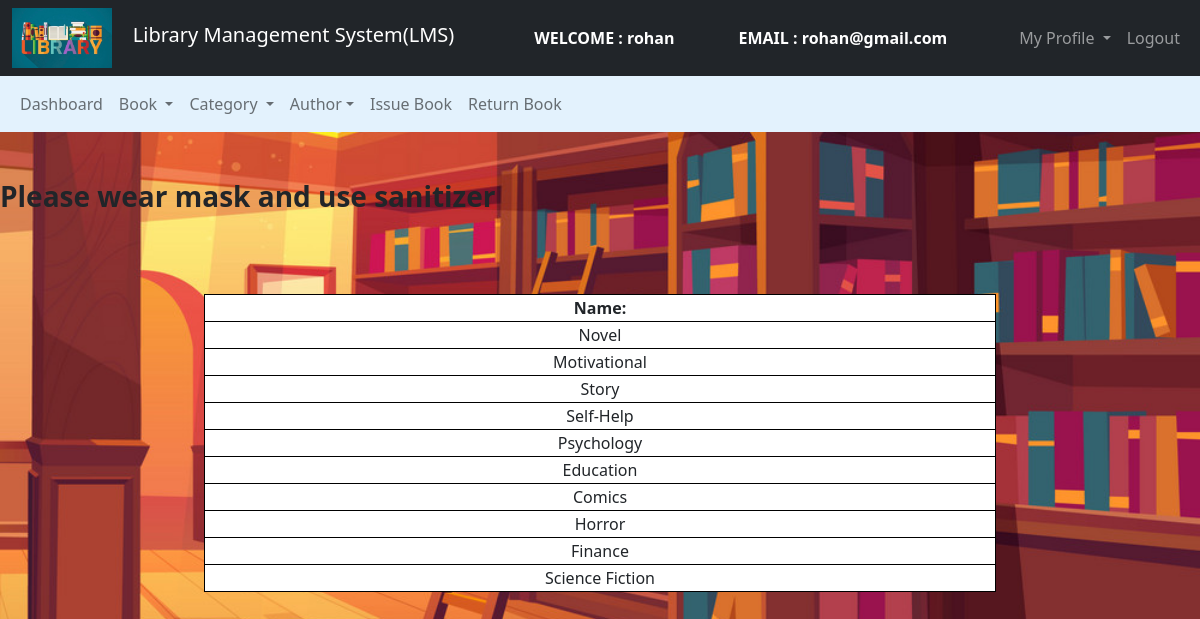
Screenshot of /Admin/Category/regcat.php (signed in) with the database file from the repository.
### tables this page shows
CREATE TABLE `category` (
  `cat_id` int(11) NOT NULL,
  `cat_name` varchar(100) NOT NULL
);

### Admin/Category/regcat.php (the view, shortened to what this page needs)
<?php
$connection = mysqli_connect("localhost", "root", "");
$query = "select * from category";
?>
<!DOCTYPE html>
<head>
    <link href="https://cdn.jsdelivr.net/npm/bootstrap@5.0.0-beta2/dist/css/bootstrap.min.css" rel="stylesheet">
</head>
<body>
    <nav class="navbar navbar-expand-lg navbar-dark bg-dark">
        <div class="container-fluid">
            <div class="navbar-header">
                <img src="../images/abc1.jpeg" width="100" height="60"> &nbsp &nbsp
                <a class="navbar-brand" href="../admin_dashboard.php">Library Management System(LMS)</a>
            </div>
            <font style="color: white">
                <span>
                    <strong>
                        WELCOME : <?php echo $_SESSION['name']; ?></strong>
                </span>
            </font>
            <font style="color: white">
                <span>
                    <strong>
                        EMAIL : <?php echo $_SESSION['email']; ?></strong>
                </span>
            </font>
            <ul class="nav navbar-nav navbar-right">
                <li class="nav-item dropdown">
                    <a class="nav-link dropdown-toggle" data-toggle="dropdown">
                        My Profile
                    </a>
                </li>
                <li class="nav-item"><a class="nav-link" href="../../logout.php">
                        Logout
                    </a></li>
            </ul>
        </div>
    </nav>
    <nav class="navbar navbar-expand-lg navbar-light" style="background-color: #e3f2fd">
        <div class="container-fluid">
            <ul class="nav navbar-nav navbar-center">
                <li class="nav-item">
                    <a href="../admin_dashboard.php" class="nav-link">
                        Dashboard
                    </a>
                </li>
                <li class="nav-item dropdown ">
                    <a class="nav-link dropdown-toggle" data-toggle="dropdown"> Book
                    </a>
                </li>
                <li class="nav-item dropdown ">
                    <a class="nav-link dropdown-toggle" data-toggle="dropdown"> Category </a>
                </li>
                <li class="nav-item dropdown ">
                    <a class="nav-link dropdown-toggle" data-toggle="dropdown"> Author</a>
                </li>
                <li class="nav-item">
                    <a href="../Book/issue_book.php" class="nav-link">
                        Issue Book</a>
                </li>
                <li class="nav-item">
                    <a href="../Book/return_book.php" class="nav-link">
                        Return Book</a>
                </li>
            </ul>
        </div>
    </nav>
    <br><br>
    <?php include '../../header.php'; ?><br><br>
    <div class="row">
        <div class="col-md-2"></div>
        <div class="col-md-8">
            <form>
                <table class="table-bordered" width="900px" style="text-align:center">
                    <tr>
                        <th>Name:</th>
                    </tr>
                    <?php
                    $query_run = mysqli_query($connection, $query);
                    while ($row = mysqli_fetch_assoc($query_run)) {
                        $cat_name = $row['cat_name'];
                    ?>
                        <tr>
                            <td><?php echo $cat_name; ?></td>
                        </tr>
                    <?php
                    }
                    ?>
                </table>
            </form>
        </div>
        <div class="col-md-2"></div>
    </div>
</body>
</html>

### Admin/Category/regcat.php (style rules this page uses)
body { background-image: url("../images/xyz3.jpg"); background-repeat: no-repeat; background-size: cover; background-color: #cccccc; }
table { width: 100%; border: #000000; background-color: white; }
.col-md-8 { overflow-x: auto; height: 400px; }

### rows the page displays
category: cat_name "Novel"
category: cat_name "Motivational"
category: cat_name "Story"
category: cat_name "Self-Help"
category: cat_name "Psychology"
category: cat_name "Education"
category: cat_name "Comics"
category: cat_name "Horror"
category: cat_name "Finance"
category: cat_name "Science Fiction"

### other values shown
$_SESSION['name'] "rohan"
$_SESSION['email'] "rohan@gmail.com"
